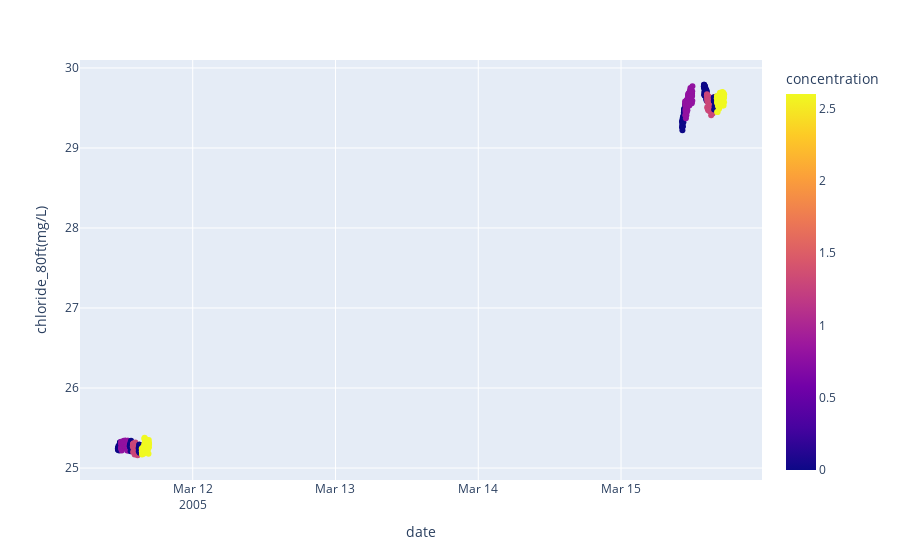
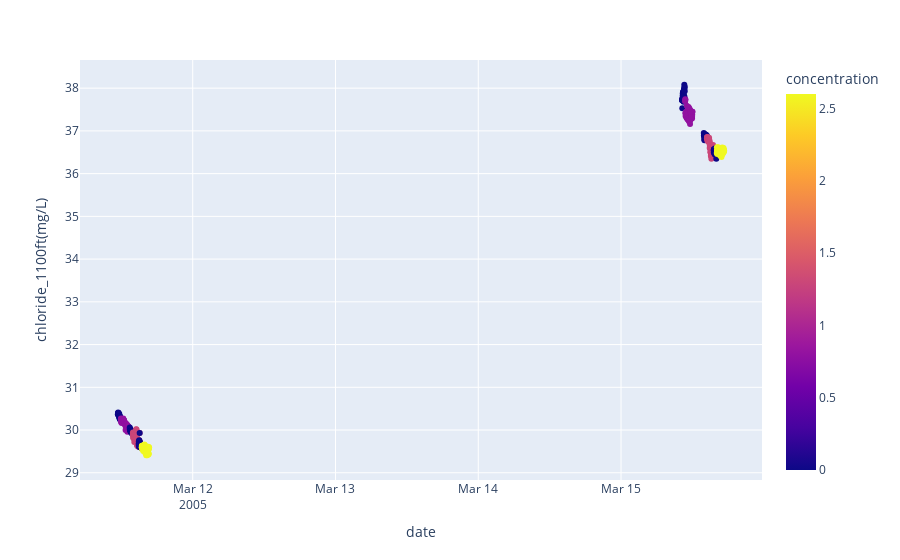
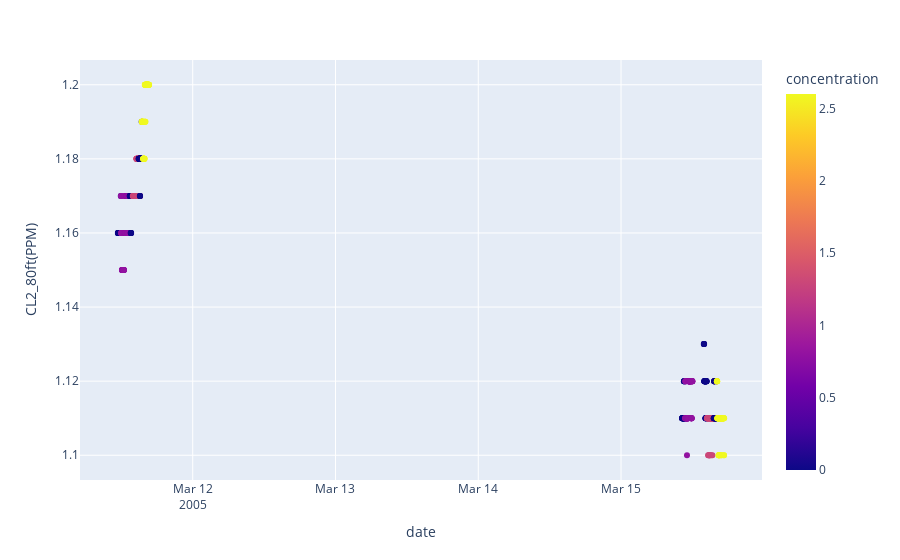
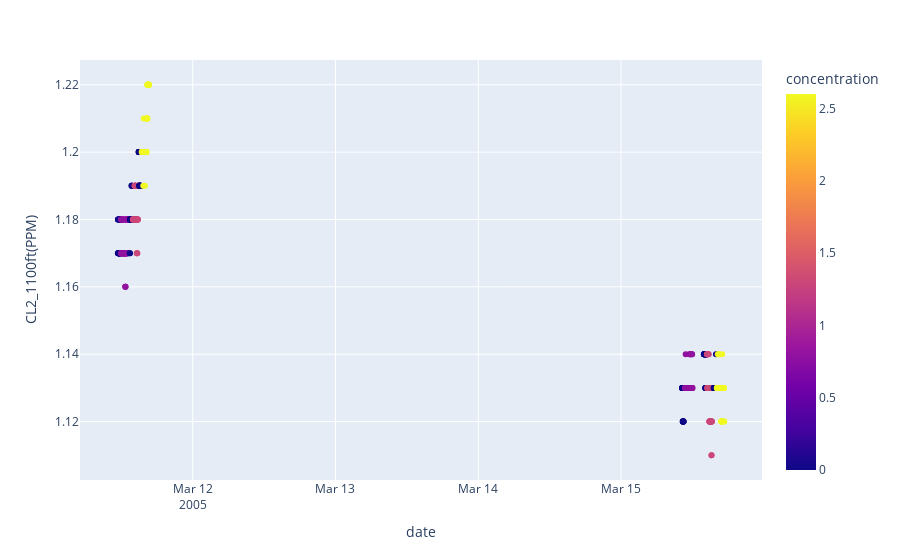

The notebook cell saved with these charts, in order:
### Code cell
for col in df.columns[5:]:
  fig = px.scatter(df, y = col, x = "date", color = "concentration")
  fig.show()

### Figure 1 — Plotly figure (JSON) as saved in the notebook; plotly's stock layout.template omitted (floating-point values rounded to 4 significant figures; data arrays with more than 128 entries replaced by an {"elided": "..."} marker saying what was removed)
{"data": [{"hovertemplate": "date=%{x}<br>chloride_80ft(mg/L)=%{y}<br>concentration=%{marker.color}<extra></extra>", "legendgroup": "", "marker": {"color": {"elided": "636 float values"}, "coloraxis": "coloraxis", "symbol": "circle"}, "mode": "markers", "name": "", "orientation": "v", "showlegend": false, "type": "scatter", "x": {"elided": "636 str values"}, "xaxis": "x", "y": {"elided": "636 float values"}, "yaxis": "y"}], "layout": {"coloraxis": {"colorbar": {"title": {"text": "concentration"}}, "colorscale": [[0, "#0d0887"], [0.1111, "#46039f"], [0.2222, "#7201a8"], [0.3333, "#9c179e"], [0.4444, "#bd3786"], [0.5556, "#d8576b"], [0.6667, "#ed7953"], [0.7778, "#fb9f3a"], [0.8889, "#fdca26"], [1, "#f0f921"]]}, "legend": {"tracegroupgap": 0}, "margin": {"t": 60}, "xaxis": {"anchor": "y", "domain": [0, 1], "title": {"text": "date"}}, "yaxis": {"anchor": "x", "domain": [0, 1], "title": {"text": "chloride_80ft(mg/L)"}}}}

### Figure 2 — Plotly figure (JSON) as saved in the notebook; plotly's stock layout.template omitted (floating-point values rounded to 4 significant figures; data arrays with more than 128 entries replaced by an {"elided": "..."} marker saying what was removed)
{"data": [{"hovertemplate": "date=%{x}<br>chloride_1100ft(mg/L)=%{y}<br>concentration=%{marker.color}<extra></extra>", "legendgroup": "", "marker": {"color": {"elided": "636 float values"}, "coloraxis": "coloraxis", "symbol": "circle"}, "mode": "markers", "name": "", "orientation": "v", "showlegend": false, "type": "scatter", "x": {"elided": "636 str values"}, "xaxis": "x", "y": {"elided": "636 float values"}, "yaxis": "y"}], "layout": {"coloraxis": {"colorbar": {"title": {"text": "concentration"}}, "colorscale": [[0, "#0d0887"], [0.1111, "#46039f"], [0.2222, "#7201a8"], [0.3333, "#9c179e"], [0.4444, "#bd3786"], [0.5556, "#d8576b"], [0.6667, "#ed7953"], [0.7778, "#fb9f3a"], [0.8889, "#fdca26"], [1, "#f0f921"]]}, "legend": {"tracegroupgap": 0}, "margin": {"t": 60}, "xaxis": {"anchor": "y", "domain": [0, 1], "title": {"text": "date"}}, "yaxis": {"anchor": "x", "domain": [0, 1], "title": {"text": "chloride_1100ft(mg/L)"}}}}

### Figure 3 — Plotly figure (JSON) as saved in the notebook; plotly's stock layout.template omitted (floating-point values rounded to 4 significant figures; data arrays with more than 128 entries replaced by an {"elided": "..."} marker saying what was removed)
{"data": [{"hovertemplate": "date=%{x}<br>CL2_80ft(PPM)=%{y}<br>concentration=%{marker.color}<extra></extra>", "legendgroup": "", "marker": {"color": {"elided": "636 float values"}, "coloraxis": "coloraxis", "symbol": "circle"}, "mode": "markers", "name": "", "orientation": "v", "showlegend": false, "type": "scatter", "x": {"elided": "636 str values"}, "xaxis": "x", "y": {"elided": "636 float values"}, "yaxis": "y"}], "layout": {"coloraxis": {"colorbar": {"title": {"text": "concentration"}}, "colorscale": [[0, "#0d0887"], [0.1111, "#46039f"], [0.2222, "#7201a8"], [0.3333, "#9c179e"], [0.4444, "#bd3786"], [0.5556, "#d8576b"], [0.6667, "#ed7953"], [0.7778, "#fb9f3a"], [0.8889, "#fdca26"], [1, "#f0f921"]]}, "legend": {"tracegroupgap": 0}, "margin": {"t": 60}, "xaxis": {"anchor": "y", "domain": [0, 1], "title": {"text": "date"}}, "yaxis": {"anchor": "x", "domain": [0, 1], "title": {"text": "CL2_80ft(PPM)"}}}}

### Figure 4 — Plotly figure (JSON) as saved in the notebook; plotly's stock layout.template omitted (floating-point values rounded to 4 significant figures; data arrays with more than 128 entries replaced by an {"elided": "..."} marker saying what was removed)
{"data": [{"hovertemplate": "date=%{x}<br>CL2_1100ft(PPM)=%{y}<br>concentration=%{marker.color}<extra></extra>", "legendgroup": "", "marker": {"color": {"elided": "636 float values"}, "coloraxis": "coloraxis", "symbol": "circle"}, "mode": "markers", "name": "", "orientation": "v", "showlegend": false, "type": "scatter", "x": {"elided": "636 str values"}, "xaxis": "x", "y": {"elided": "636 float values"}, "yaxis": "y"}], "layout": {"coloraxis": {"colorbar": {"title": {"text": "concentration"}}, "colorscale": [[0, "#0d0887"], [0.1111, "#46039f"], [0.2222, "#7201a8"], [0.3333, "#9c179e"], [0.4444, "#bd3786"], [0.5556, "#d8576b"], [0.6667, "#ed7953"], [0.7778, "#fb9f3a"], [0.8889, "#fdca26"], [1, "#f0f921"]]}, "legend": {"tracegroupgap": 0}, "margin": {"t": 60}, "xaxis": {"anchor": "y", "domain": [0, 1], "title": {"text": "date"}}, "yaxis": {"anchor": "x", "domain": [0, 1], "title": {"text": "CL2_1100ft(PPM)"}}}}
